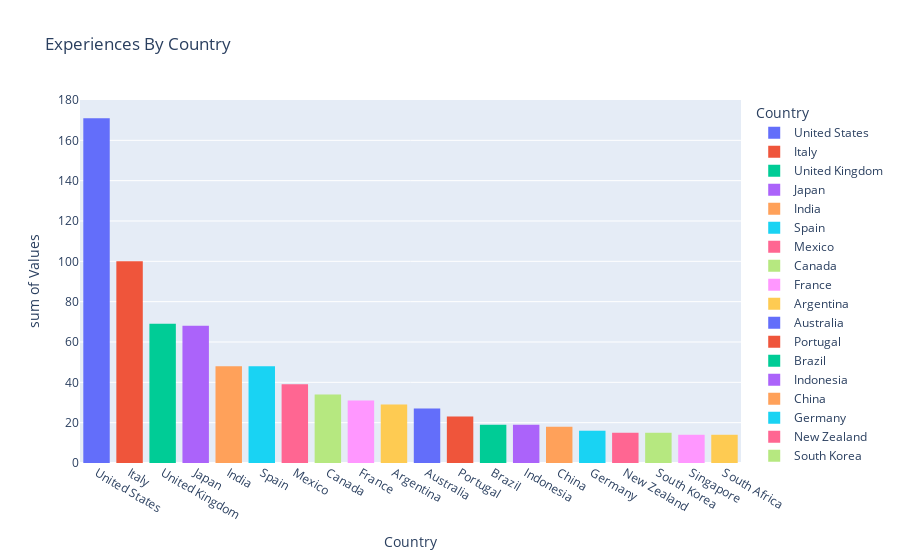

The notebook cell saved with this chart:
### Code cell
count_by_country = pd.read_csv('./Data/count_by_country.csv')
fig_1 = px.histogram(count_by_country, x='Country', y = 'Values',color='Country',
                   title='Experiences By Country').update_xaxes(categoryorder="total descending")
fig_1.show()

### Figure 1 — Plotly figure (JSON) as saved in the notebook; plotly's stock layout.template omitted (floating-point values rounded to 4 significant figures)
{"data": [{"alignmentgroup": "True", "bingroup": "x", "histfunc": "sum", "hovertemplate": "Country=%{x}<br>sum of Values=%{y}<extra></extra>", "legendgroup": "United States", "marker": {"color": "#636efa", "pattern": {"shape": ""}}, "name": "United States", "offsetgroup": "United States", "orientation": "v", "showlegend": true, "type": "histogram", "x": ["United States"], "xaxis": "x", "y": [171], "yaxis": "y"}, {"alignmentgroup": "True", "bingroup": "x", "histfunc": "sum", "hovertemplate": "Country=%{x}<br>sum of Values=%{y}<extra></extra>", "legendgroup": "Italy", "marker": {"color": "#EF553B", "pattern": {"shape": ""}}, "name": "Italy", "offsetgroup": "Italy", "orientation": "v", "showlegend": true, "type": "histogram", "x": ["Italy"], "xaxis": "x", "y": [100], "yaxis": "y"}, {"alignmentgroup": "True", "bingroup": "x", "histfunc": "sum", "hovertemplate": "Country=%{x}<br>sum of Values=%{y}<extra></extra>", "legendgroup": "United Kingdom", "marker": {"color": "#00cc96", "pattern": {"shape": ""}}, "name": "United Kingdom", "offsetgroup": "United Kingdom", "orientation": "v", "showlegend": true, "type": "histogram", "x": ["United Kingdom"], "xaxis": "x", "y": [69], "yaxis": "y"}, {"alignmentgroup": "True", "bingroup": "x", "histfunc": "sum", "hovertemplate": "Country=%{x}<br>sum of Values=%{y}<extra></extra>", "legendgroup": "Japan", "marker": {"color": "#ab63fa", "pattern": {"shape": ""}}, "name": "Japan", "offsetgroup": "Japan", "orientation": "v", "showlegend": true, "type": "histogram", "x": ["Japan"], "xaxis": "x", "y": [68], "yaxis": "y"}, {"alignmentgroup": "True", "bingroup": "x", "histfunc": "sum", "hovertemplate": "Country=%{x}<br>sum of Values=%{y}<extra></extra>", "legendgroup": "India ", "marker": {"color": "#FFA15A", "pattern": {"shape": ""}}, "name": "India ", "offsetgroup": "India ", "orientation": "v", "showlegend": true, "type": "histogram", "x": ["India "], "xaxis": "x", "y": [48], "yaxis": "y"}, {"alignmentgroup": "True", "bingroup": "x", "histfunc": "sum", "hovertemplate": "Country=%{x}<br>sum of Values=%{y}<extra></extra>", "legendgroup": "Spain ", "marker": {"color": "#19d3f3", "pattern": {"shape": ""}}, "name": "Spain ", "offsetgroup": "Spain ", "orientation": "v", "showlegend": true, "type": "histogram", "x": ["Spain "], "xaxis": "x", "y": [48], "yaxis": "y"}, {"alignmentgroup": "True", "bingroup": "x", "histfunc": "sum", "hovertemplate": "Country=%{x}<br>sum of Values=%{y}<extra></extra>", "legendgroup": "Mexico ", "marker": {"color": "#FF6692", "pattern": {"shape": ""}}, "name": "Mexico ", "offsetgroup": "Mexico ", "orientation": "v", "showlegend": true, "type": "histogram", "x": ["Mexico "], "xaxis": "x", "y": [39], "yaxis": "y"}, {"alignmentgroup": "True", "bingroup": "x", "histfunc": "sum", "hovertemplate": "Country=%{x}<br>sum of Values=%{y}<extra></extra>", "legendgroup": "Canada", "marker": {"color": "#B6E880", "pattern": {"shape": ""}}, "name": "Canada", "offsetgroup": "Canada", "orientation": "v", "showlegend": true, "type": "histogram", "x": ["Canada"], "xaxis": "x", "y": [34], "yaxis": "y"}, {"alignmentgroup": "True", "bingroup": "x", "histfunc": "sum", "hovertemplate": "Country=%{x}<br>sum of Values=%{y}<extra></extra>", "legendgroup": "France ", "marker": {"color": "#FF97FF", "pattern": {"shape": ""}}, "name": "France ", "offsetgroup": "France ", "orientation": "v", "showlegend": true, "type": "histogram", "x": ["France "], "xaxis": "x", "y": [31], "yaxis": "y"}, {"alignmentgroup": "True", "bingroup": "x", "histfunc": "sum", "hovertemplate": "Country=%{x}<br>sum of Values=%{y}<extra></extra>", "legendgroup": "Argentina", "marker": {"color": "#FECB52", "pattern": {"shape": ""}}, "name": "Argentina", "offsetgroup": "Argentina", "orientation": "v", "showlegend": true, "type": "histogram", "x": ["Argentina"], "xaxis": "x", "y": [29], "yaxis": "y"}, {"alignmentgroup": "True", "bingroup": "x", "histfunc": "sum", "hovertemplate": "Country=%{x}<br>sum of Values=%{y}<extra></extra>", "legendgroup": "Australia", "marker": {"color": "#636efa", "pattern": {"shape": ""}}, "name": "Australia", "offsetgroup": "Australia", "orientation": "v", "showlegend": true, "type": "histogram", "x": ["Australia"], "xaxis": "x", "y": [27], "yaxis": "y"}, {"alignmentgroup": "True", "bingroup": "x", "histfunc": "sum", "hovertemplate": "Country=%{x}<br>sum of Values=%{y}<extra></extra>", "legendgroup": "Portugal", "marker": {"color": "#EF553B", "pattern": {"shape": ""}}, "name": "Portugal", "offsetgroup": "Portugal", "orientation": "v", "showlegend": true, "type": "histogram", "x": ["Portugal"], "xaxis": "x", "y": [23], "yaxis": "y"}, {"alignmentgroup": "True", "bingroup": "x", "histfunc": "sum", "hovertemplate": "Country=%{x}<br>sum of Values=%{y}<extra></extra>", "legendgroup": "Brazil", "marker": {"color": "#00cc96", "pattern": {"shape": ""}}, "name": "Brazil", "offsetgroup": "Brazil", "orientation": "v", "showlegend": true, "type": "histogram", "x": ["Brazil"], "xaxis": "x", "y": [19], "yaxis": "y"}, {"alignmentgroup": "True", "bingroup": "x", "histfunc": "sum", "hovertemplate": "Country=%{x}<br>sum of Values=%{y}<extra></extra>", "legendgroup": "Indonesia", "marker": {"color": "#ab63fa", "pattern": {"shape": ""}}, "name": "Indonesia", "offsetgroup": "Indonesia", "orientation": "v", "showlegend": true, "type": "histogram", "x": ["Indonesia"], "xaxis": "x", "y": [19], "yaxis": "y"}, {"alignmentgroup": "True", "bingroup": "x", "histfunc": "sum", "hovertemplate": "Country=%{x}<br>sum of Values=%{y}<extra></extra>", "legendgroup": "China", "marker": {"color": "#FFA15A", "pattern": {"shape": ""}}, "name": "China", "offsetgroup": "China", "orientation": "v", "showlegend": true, "type": "histogram", "x": ["China"], "xaxis": "x", "y": [18], "yaxis": "y"}, {"alignmentgroup": "True", "bingroup": "x", "histfunc": "sum", "hovertemplate": "Country=%{x}<br>sum of Values=%{y}<extra></extra>", "legendgroup": "Germany", "marker": {"color": "#19d3f3", "pattern": {"shape": ""}}, "name": "Germany", "offsetgroup": "Germany", "orientation": "v", "showlegend": true, "type": "histogram", "x": ["Germany"], "xaxis": "x", "y": [16], "yaxis": "y"}, {"alignmentgroup": "True", "bingroup": "x", "histfunc": "sum", "hovertemplate": "Country=%{x}<br>sum of Values=%{y}<extra></extra>", "legendgroup": "New Zealand", "marker": {"color": "#FF6692", "pattern": {"shape": ""}}, "name": "New Zealand", "offsetgroup": "New Zealand", "orientation": "v", "showlegend": true, "type": "histogram", "x": ["New Zealand"], "xaxis": "x", "y": [15], "yaxis": "y"}, {"alignmentgroup": "True", "bingroup": "x", "histfunc": "sum", "hovertemplate": "Country=%{x}<br>sum of Values=%{y}<extra></extra>", "legendgroup": "South Korea", "marker": {"color": "#B6E880", "pattern": {"shape": ""}}, "name": "South Korea", "offsetgroup": "South Korea", "orientation": "v", "showlegend": true, "type": "histogram", "x": ["South Korea"], "xaxis": "x", "y": [15], "yaxis": "y"}, {"alignmentgroup": "True", "bingroup": "x", "histfunc": "sum", "hovertemplate": "Country=%{x}<br>sum of Values=%{y}<extra></extra>", "legendgroup": "Singapore", "marker": {"color": "#FF97FF", "pattern": {"shape": ""}}, "name": "Singapore", "offsetgroup": "Singapore", "orientation": "v", "showlegend": true, "type": "histogram", "x": ["Singapore"], "xaxis": "x", "y": [14], "yaxis": "y"}, {"alignmentgroup": "True", "bingroup": "x", "histfunc": "sum", "hovertemplate": "Country=%{x}<br>sum of Values=%{y}<extra></extra>", "legendgroup": "South Africa", "marker": {"color": "#FECB52", "pattern": {"shape": ""}}, "name": "South Africa", "offsetgroup": "South Africa", "orientation": "v", "showlegend": true, "type": "histogram", "x": ["South Africa"], "xaxis": "x", "y": [14], "yaxis": "y"}], "layout": {"barmode": "relative", "legend": {"title": {"text": "Country"}, "tracegroupgap": 0}, "title": {"text": "Experiences By Country"}, "xaxis": {"anchor": "y", "categoryarray": ["United States", "Italy", "United Kingdom", "Japan", "India ", "Spain ", "Mexico ", "Canada", "France ", "Argentina", "Australia", "Portugal", "Brazil", "Indonesia", "China", "Germany", "New Zealand", "South Korea", "Singapore", "South Africa"], "categoryorder": "total descending", "domain": [0, 1], "title": {"text": "Country"}}, "yaxis": {"anchor": "x", "domain": [0, 1], "title": {"text": "sum of Values"}}}}
